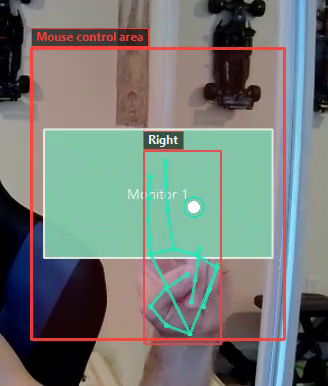
#> input picture frame 13 of GestureGuide/tutorial_scrolling.mp4, 328 x 386 px, given in place of the camera
$ python probe_delivered_fps.py
#> lines starting #> are read from the running program, lines starting #| are printed output that depends on the picture
"""Measure the fps the camera DRIVER actually delivers, independent of Touchless.

Run with Touchless closed:

    python tools/probe_delivered_fps.py            # read-only (default)
    python tools/probe_delivered_fps.py --index 1  # another camera

Why: the Razer Kiyo Pro advertises 60 fps in every mode but silently
delivers ~20-25 fps while its driver is in auto-exposure / HDR mode.
When Touchless "feels slow", run this first. If the DELIVERED number
is ~20 here, no version of the app can go faster: fix the driver state
in Razer Synapse (HDR off, exposure Manual) and re-run until this
reports ~60. Recorded 2026-09-24 after an app-side AUTO_EXPOSURE write
(since removed) knocked the reference rig's Kiyo Pro into this state.

Optional, EXPLICIT opt-in (never done by the app itself):

    python tools/probe_delivered_fps.py --set-manual-exposure -5

writes CAP_PROP_AUTO_EXPOSURE=0.25 (manual) + CAP_PROP_EXPOSURE=<value>
through DirectShow, then re-measures. Synapse is the source of truth;
use this only when Synapse is unavailable. Some UVC drivers ignore the
AUTO_EXPOSURE write; the readback line tells you what latched.
"""
from __future__ import annotations

import argparse
import sys
import time

import cv2


def _measure(index: int, w: int, h: int, seconds: float = 4.0) -> str:
#> called with index = 0, w = 1280, h = 720, seconds = 4
    cap = cv2.VideoCapture(index, cv2.CAP_DSHOW)
    cap.set(cv2.CAP_PROP_FOURCC, cv2.VideoWriter_fourcc(*"MJPG"))
    cap.set(cv2.CAP_PROP_FRAME_WIDTH, w)
    cap.set(cv2.CAP_PROP_FRAME_HEIGHT, h)
    cap.set(cv2.CAP_PROP_FPS, 60)
    if not cap.isOpened():
        cap.release()
        return f"{w}x{h}: could not open camera index {index}"
    ae = cap.get(cv2.CAP_PROP_AUTO_EXPOSURE)
    ex = cap.get(cv2.CAP_PROP_EXPOSURE)
    neg = cap.get(cv2.CAP_PROP_FPS)
    aw = int(cap.get(cv2.CAP_PROP_FRAME_WIDTH))
    ah = int(cap.get(cv2.CAP_PROP_FRAME_HEIGHT))
    for _ in range(15):
        cap.read()
#> this loop made 15 passes
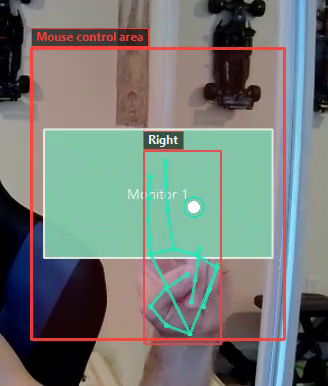
#> input picture frame 13 of GestureGuide/tutorial_scrolling.mp4, 328 x 386 px, given in place of the camera
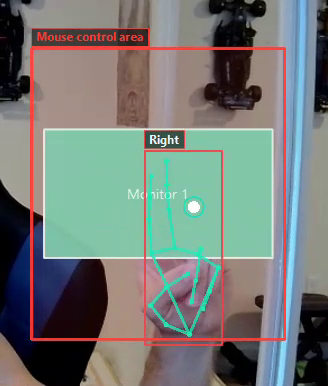
#> input picture frame 14 of GestureGuide/tutorial_scrolling.mp4, 328 x 386 px, given in place of the camera
    n = 0
    t0 = time.perf_counter()
    frame = None
    while time.perf_counter() - t0 < seconds:
        ok, frame = cap.read()
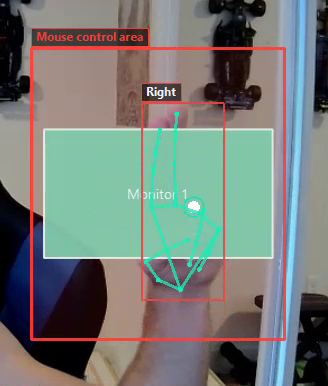
#> input picture frame 28 of GestureGuide/tutorial_scrolling.mp4, 328 x 386 px, given in place of the camera
#> frame is the input picture: shape (386, 328, 3); mean B, G, R 118.7, 123.2, 117.3
        if ok:
            n += 1
    dt = time.perf_counter() - t0
    mean = float(frame.mean()) if frame is not None else -1.0
    cap.release()
    time.sleep(0.5)
    return (
        f"{aw}x{ah}  negotiated={neg:.0f} fps  DELIVERED={n / dt:.1f} fps  "
        f"AUTO_EXPOSURE={ae} EXPOSURE={ex} frame_mean={mean:.0f}"
    )


def _set_manual(index: int, exposure: float) -> None:
    cap = cv2.VideoCapture(index, cv2.CAP_DSHOW)
    if not cap.isOpened():
        print(f"could not open camera index {index}")
        return
    before = (cap.get(cv2.CAP_PROP_AUTO_EXPOSURE), cap.get(cv2.CAP_PROP_EXPOSURE))
    ok1 = cap.set(cv2.CAP_PROP_AUTO_EXPOSURE, 0.25)
    ok2 = cap.set(cv2.CAP_PROP_EXPOSURE, float(exposure))
    time.sleep(0.4)
    after = (cap.get(cv2.CAP_PROP_AUTO_EXPOSURE), cap.get(cv2.CAP_PROP_EXPOSURE))
    cap.release()
    time.sleep(0.5)
    print(f"manual-exposure write: auto_ok={ok1} exp_ok={ok2} before={before} after={after}")


def _set_auto(index: int) -> None:
    """DirectShow: CAP_PROP_AUTO_EXPOSURE rounds to 1 -> Auto (OpenCV writes
    the driver's DEFAULT exposure with the Auto flag). 0.75 is that value.
    Do NOT follow it with 3.0 - on DirectShow 3.0 means Manual."""
    cap = cv2.VideoCapture(index, cv2.CAP_DSHOW)
    if not cap.isOpened():
        print(f"could not open camera index {index}")
        return
    before = cap.get(cv2.CAP_PROP_EXPOSURE)
    ok = cap.set(cv2.CAP_PROP_AUTO_EXPOSURE, 0.75)
    time.sleep(0.4)
    after = cap.get(cv2.CAP_PROP_EXPOSURE)
    cap.release()
    time.sleep(0.5)
    print(f"auto-exposure write: ok={ok} exposure before={before} after={after}")


def main() -> int:
    ap = argparse.ArgumentParser(description=__doc__, formatter_class=argparse.RawDescriptionHelpFormatter)
    ap.add_argument("--index", type=int, default=0, help="camera index (default 0)")
    ap.add_argument("--seconds", type=float, default=4.0, help="measure window per mode")
    ap.add_argument(
        "--set-manual-exposure", type=float, default=None, metavar="EXP",
        help="EXPLICIT opt-in: write AUTO_EXPOSURE=0.25 (manual) + EXPOSURE=EXP, then re-measure",
    )
    ap.add_argument(
        "--set-auto", action="store_true",
        help="EXPLICIT opt-in: return the driver to AUTO exposure (DirectShow 0.75), then re-measure",
    )
    args = ap.parse_args()
    print("Close Touchless before running. Read-only unless --set-manual-exposure / --set-auto is given.")
    for w, h in ((1280, 720), (640, 480)):
        print(_measure(args.index, w, h, args.seconds))
    if args.set_auto:
        _set_auto(args.index)
        for w, h in ((1280, 720), (640, 480)):
            print("after auto: " + _measure(args.index, w, h, args.seconds))
    if args.set_manual_exposure is not None:
        _set_manual(args.index, args.set_manual_exposure)
        for w, h in ((1280, 720), (640, 480)):
            print("after manual: " + _measure(args.index, w, h, args.seconds))
    return 0


if __name__ == "__main__":
    sys.exit(main())

# Author: Konstantin Markov

$ run again, starting later in the video
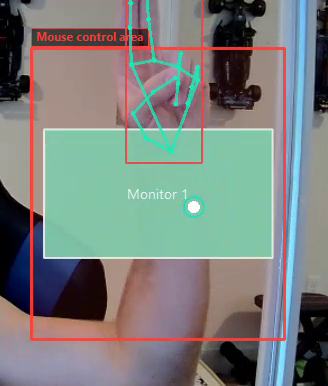
#> input picture frame 62 of GestureGuide/tutorial_scrolling.mp4, 328 x 386 px, given in place of the camera
#> the loop in _measure, `for _ in range(15):` made 15 passes
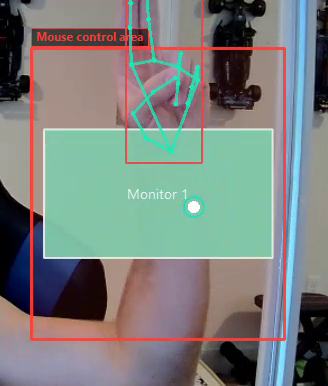
#> input picture frame 62 of GestureGuide/tutorial_scrolling.mp4, 328 x 386 px, given in place of the camera
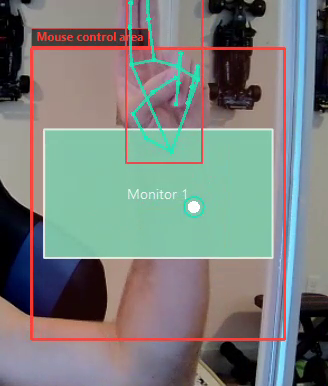
#> input picture frame 63 of GestureGuide/tutorial_scrolling.mp4, 328 x 386 px, given in place of the camera
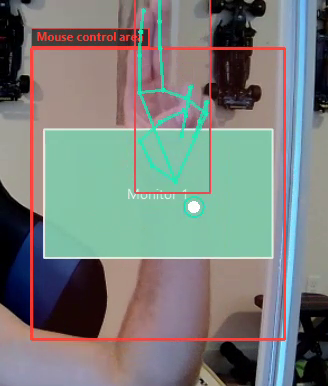
#> input picture frame 77 of GestureGuide/tutorial_scrolling.mp4, 328 x 386 px, given in place of the camera
#> in _measure, frame is the input picture: shape (386, 328, 3); mean B, G, R 124.1, 127.5, 121.7

$ run again, starting later in the video
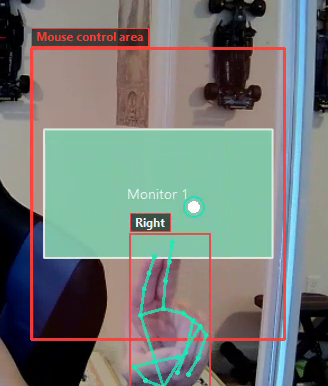
#> input picture frame 111 of GestureGuide/tutorial_scrolling.mp4, 328 x 386 px, given in place of the camera
#> the loop in _measure, `for _ in range(15):` made 15 passes
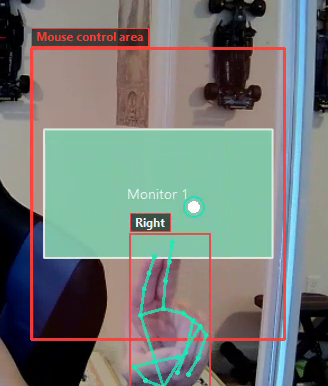
#> input picture frame 111 of GestureGuide/tutorial_scrolling.mp4, 328 x 386 px, given in place of the camera
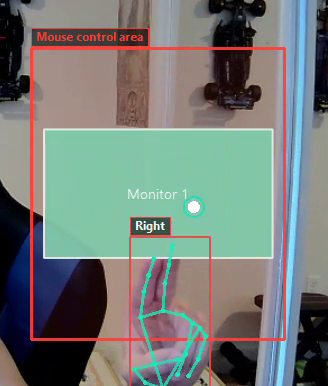
#> input picture frame 112 of GestureGuide/tutorial_scrolling.mp4, 328 x 386 px, given in place of the camera
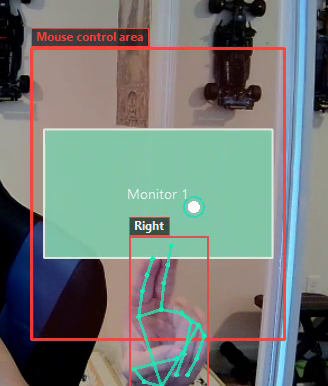
#> input picture frame 126 of GestureGuide/tutorial_scrolling.mp4, 328 x 386 px, given in place of the camera
#> in _measure, frame is the input picture: shape (386, 328, 3); mean B, G, R 118.9, 122.9, 116.2
